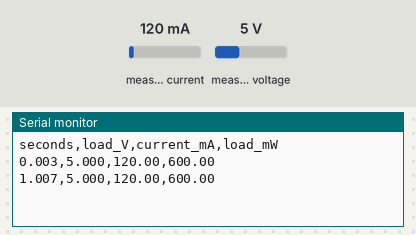
The sketch below on a simulated Arduino Uno, built with avr-gcc and run on an emulated ATmega328P. Shown: the last lines printed to the serial monitor. Inputs (shaded band) come from the test bench; at power-on: measured current 120 mA, measured voltage 5 V.

Above: at 1.2 s.
1.3 s: measured current set to 40 mA
At 2.6 s:
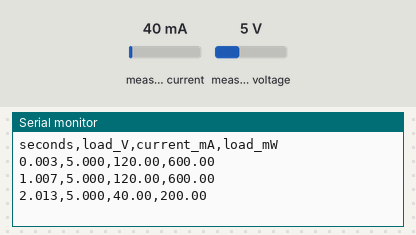
2.8 s: measured voltage set to 0.3 V
At 3.8 s:
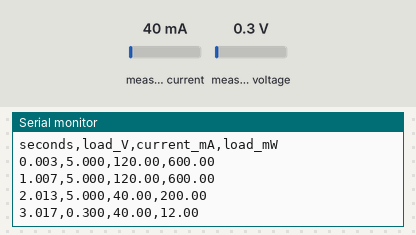
4.3 s: measured current set to 500 mA
At 5.8 s:
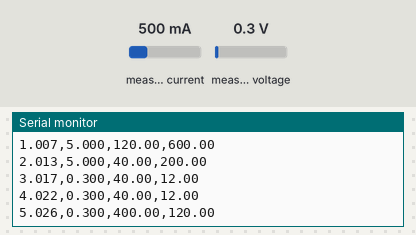
Timing chart, 0 to 7.3 s (numbered marks = the images above; inputs shaded):
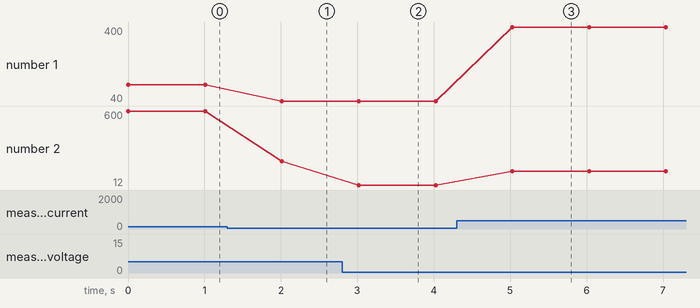

The sketch:

solar_meter.ino
```cpp
#include <Wire.h>
#include <Adafruit_INA219.h>

Adafruit_INA219 meter(0x40);

void setup() {
  Serial.begin(115200);
  if (!meter.begin()) {
    Serial.println(F("INA219 not found at 0x40. Check VCC, GND, SDA and SCL."));
    while (true) delay(1000);
  }
  meter.setCalibration_16V_400mA();
  Serial.println(F("seconds,load_V,current_mA,load_mW"));
}

void loop() {
  const float loadVolts = meter.getBusVoltage_V();
  const bool voltageOk = meter.success();
  const float milliamps = meter.getCurrent_mA();
  if (!voltageOk || !meter.success()) {
    Serial.println(F("Read failed. Check the I2C leads."));
  } else {
    Serial.print(millis() * 0.001, 3);
    Serial.print(',');
    Serial.print(loadVolts, 3);
    Serial.print(',');
    Serial.print(milliamps, 2);
    Serial.print(',');
    Serial.println(loadVolts * milliamps, 2);
  }
  delay(1000);
}
```

Measured:
- after the input at 1.3 s, the serial monitor: prints a new line after 0.71 s (image 1)
- after the input at 2.8 s, the serial monitor: prints a new line after 0.22 s (image 2)
- after the input at 4.3 s, the serial monitor: prints a new line after 0.73 s (image 3)
- plotted number 1: 120 → 40 after the input at 1.3 s, 40 → 400 after the input at 4.3 s
- plotted number 2: 600 → 200 after the input at 1.3 s, 200 → 12 after the input at 2.8 s, 12 → 120 after the input at 4.3 s
